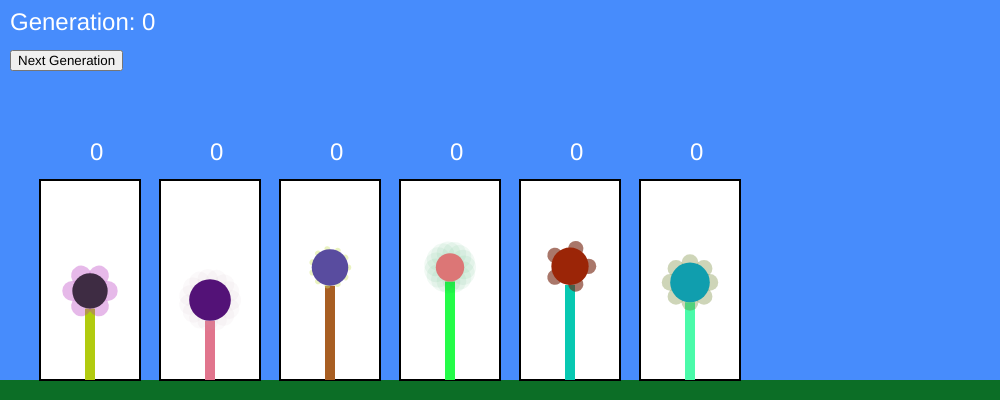
Frame 1 (no input)
Frame 60 (no input): identical to frame 1, image omitted
Frame 120 (the mouse pressed at the canvas centre since frame 60): identical to frame 1, image omitted

The p5.js sketch that drew this single still picture (run headless with seeded random() and noise() and a simulated clock; from frame 60 on, the mouse is pressed at the canvas centre):

// p5.js sketch
// ── sketch.js
let population;
let mutationRate = 0.01;
let length = 6;

let button;


function setup() {
  createCanvas(1000, 400);
  button = createButton('Next Generation');
  button.position(10, 50);
  button.mousePressed(nextGeneration)
  population = new Population(mutationRate, length);
}

function draw() {
  background(71, 140, 252);
  noStroke();
  fill(12, 110, 38);
  rect(0, height-20, width, 20);

  population.display();

  textSize(24);
  text("Generation: "+ population.generation, 10, 30);
}

function nextGeneration(){
  population.calculateFitness();
  population.selection();
  population.reproduction();
}

// ── DNA.js
class DNA{
    constructor(){
        this.genes = [];
        for(let i = 0; i<14; i++){
            this.genes[i] = random(0, 1);
        }
    }

    mutate(mutationRate){
        for(let i = 0; i<14; i++){
            if(random(1)<mutationRate){
                this.genes[i] = random(0, 1);
            }
        }
    }
}
// ── Flower.js
class Flower{
    constructor(x, y, dna){
        this.position = createVector(x, y);
        this.dna = dna;
        this.fitness = 0;
        this.counter = 0;
    }

    calculateFitness(){
        this.fitness = this.counter + 5;
    }


    crossOver(partner){
        let childDNA = new DNA();
        for(let i = 0; i<14; i++){
            if(random(1)<0.5){
                childDNA.genes[i] = this.dna.genes[i];
            }else{
                childDNA.genes[i] = partner.dna.genes[i];
            }
        }

        return childDNA;
    }

    show(){
        let genes = this.dna.genes;
        let boxHeight = 200;
        let boxWidth = 100;
        let stemWidth = 10;

        let petalColor  = color(genes[0]*255, genes[1]*255, genes[2]*255, genes[3]*255);
        let petalSize   = map(genes[4], 0, 1, 4, 24); 
        let petalCount  = floor(map(genes[5], 0, 1, 2, 16)); 
        let centerColor = color(genes[6]*255, genes[7]*255, genes[8]*255); 
        let centerSize  = map(genes[9], 0, 1, 24, 48);
        let stemColor   = color(genes[10]*255, genes[11]*255, genes[12]*255); 
        let stemLength  = map(genes[13], 0, 1, 50, 100); 

        if(mouseX>this.position.x && ((this.position.x+boxWidth)>mouseX) && 
        mouseY<this.position.y && ((this.position.y-boxHeight)<mouseY)){
            this.counter++;
        }

        fill(255);
        stroke(0);
        strokeWeight(2);
        rect(this.position.x, this.position.y - boxHeight, boxWidth, boxHeight);

        noStroke();
        let center = this.position.x + boxWidth/2;
        fill(stemColor);
        rect(center - stemWidth/2, this.position.y - stemLength, stemWidth, stemLength);
        
        let stemCenter = this.position.y - stemLength - centerSize/2;


        fill(petalColor);
        let deltaAngle = TWO_PI/petalCount;
        for(let i = 0; i<petalCount; i++){
            push();
            translate(center, stemCenter);
            rotate(i*deltaAngle);
            ellipse(centerSize/2, 0, petalSize, petalSize);
            pop();
        }

        fill(centerColor);
        ellipse(center, stemCenter, centerSize, centerSize);

        fill(255);
        textSize(24);
        text(this.counter, center, this.position.y - boxHeight - 20);
    }
}
// ── Population.js
class Population{
    constructor(mutationRate, length){
        this.length = length;
        this.mutationRate = mutationRate;

        this.population = [];
        this.generation = 0;

        for(let i = 0; i<this.length; i++){
            this.population[i] = new Flower(i*120 + 40, height-20, new DNA)
        }
    }

    calculateFitness(){
        for(let i = 0; i<this.length; i++){
            this.population[i].calculateFitness();
        }
    }

    selection(){
        let totalFitness = 0;
        for(let i = 0; i<this.length; i++){
            totalFitness += this.population[i].fitness;
        }

        for(let i = 0; i<this.length; i++){
            this.population[i].fitness = this.population[i].fitness/totalFitness;
        }
    }

    reproduction(){
        let newPopulation = [];
        for(let i = 0; i<this.length; i++){
            let parentA = this.weightedSelection();
            let parentB = this.weightedSelection();

            let child = parentA.crossOver(parentB);

            child.mutate(this.mutationRate);

            newPopulation[i] = new Flower(i*120 + 40, height-20, child);
        }
        this.generation ++;
        this.population = newPopulation;
    }

    weightedSelection(){
        let start = random(1);
        let index = 0;
        while(start>0){
            start = start - this.population[index].fitness;
            index++;
        }
        index--;
        return this.population[index];
    }

    display(){
        for(let i = 0; i<this.length; i++){
            this.population[i].show();
        }
    }
}
